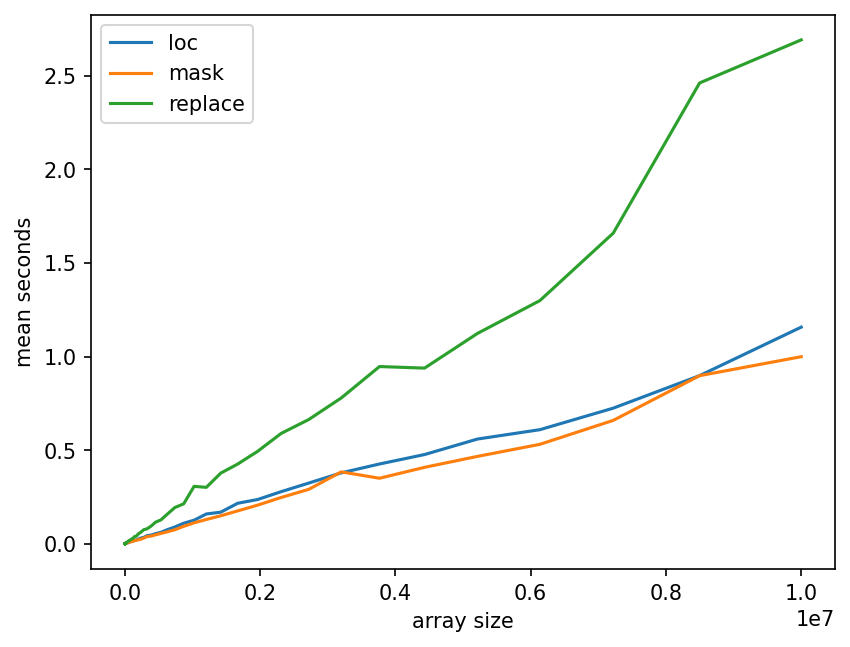

Here is the Python script that generated this plot:
"""
Certain preprocessing steps can result in a comment being reduced to an empty
string ''. This may cause problems for downstream feature extractors. So
comments thus affected must be dropped, ideally during preprocessingself.

This script benchmarks the following options for performing this operation:

    *.DataFrame.loc
    *.Series.mask
    *.Series.replace

"""


import matplotlib.pyplot as plt
import numpy as np
import pandas as pd

from pathlib import Path
from time import perf_counter


def clock(func, *data):
    def wrapper(data):
        start = perf_counter()
        func(data)
        end = perf_counter()
        return end - start
    return wrapper


@clock
def loc(data):
    data.loc[data.text == '', 'text'] = np.nan


@clock
def mask(data):
    data.text.mask(data.text == '', np.nan)


@clock
def replace(data):
    data.text.replace('', np.nan)


def generate_data(n):
    return pd.DataFrame([''], columns=['text']).sample(int(n), replace=True)


def get_n_sizes(max_base=7):
    return np.logspace(0, max_base, 100)


def plot(mean_times, n_sizes):
    ax = plt.subplot(yscale='linear', xlabel='array size', ylabel='mean seconds')

    for method, times in mean_times.items():
        ax.plot(n_sizes, times, label=method)
    ax.legend()

    outpath = Path(__file__).parent / 'dropping_empty_strings.png'
    plt.savefig(outpath, dpi=150, bbox_inches='tight')
    print('written:', outpath.resolve())


def main(N):
    mean_times = {'loc' : [], 'mask' : [], 'replace' : []}
    n_sizes = get_n_sizes()

    for n in n_sizes:
        print(f'{n = :,.0f}')

        # loc
        print('\tloc', end='\t')
        cumulative_time = 0
        for i in range(N):
            print(i + 1, end=' ', flush=True)
            data = generate_data(n)
            cumulative_time += loc(data)
        mean_time = cumulative_time / N
        mean_times['loc'].append(mean_time)
        print(f'--- {mean_time:.5f} seconds')

        # mask
        print('\tmask', end='\t')
        cumulative_time = 0
        for i in range(N):
            print(i + 1, end=' ', flush=True)
            data = generate_data(n)
            cumulative_time += mask(data)
        mean_time = cumulative_time / N
        mean_times['mask'].append(mean_time)
        print(f'--- {mean_time:.5f} seconds')

        # replace
        print('\treplace', end='\t')
        cumulative_time = 0
        for i in range(N):
            print(i + 1, end=' ', flush=True)
            data = generate_data(n)
            cumulative_time += replace(data)
        mean_time = cumulative_time / N
        mean_times['replace'].append(mean_time)
        print(f'--- {mean_time:.5f} seconds')

    plot(mean_times, n_sizes)


if __name__ == '__main__':
    main(5)
